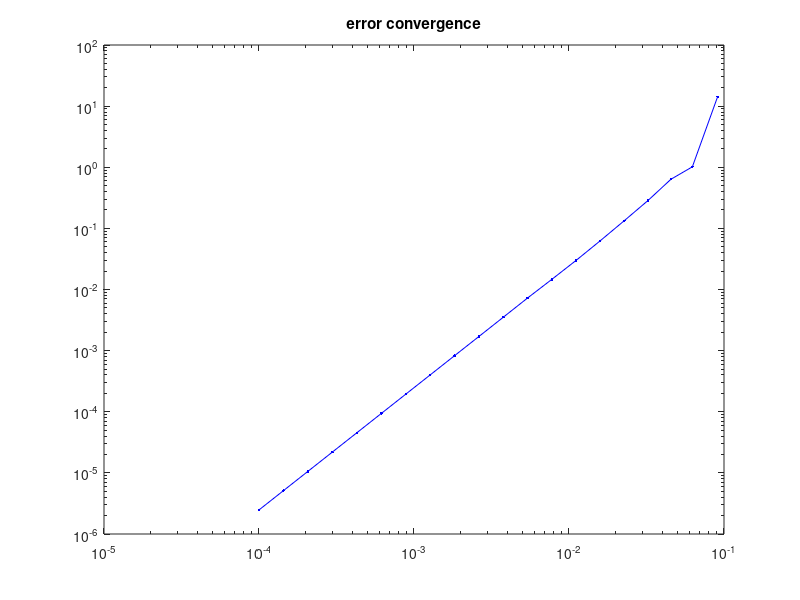

Reproduce this figure in MATLAB.
function err2= poisson_test

npt = ceil(10.^linspace(1,4,20));
err2   = npt*0;
h  = 1./(npt+1);
clf
for i = 1:length(npt)
    
    np = npt(i);
    %h  = 1/(np+1);
    
    % Construction of the matrix
    d       = 2*ones(np,1); 
    l       = -ones(np,1)*(1); 
    Lapl1d  =  spdiags([l d l],[-1 0 1],np,np)/h(i).^2; %Discrete Laplace operator
    
    x = (h(i):h(i):1-h(i))';
    f = f_corr(x); % right hand side
    size(f)
    size(Lapl1d)
    u = Lapl1d\f;
    
    u_diff = u-u_corr(x);                          % calculate difference
    u_diff = u_diff/norm(u_diff,inf);
    
    %subplot(1,2,1), plot(x,u_corr(x),'b-',x,u,'r-',x,u_diff,'k-')
    %legend('true solution','numerical approximation','scaled difference')
    %title('1d poisson equation')

    %subplot(1,2,2)
    err2(i) = norm(u-u_corr(x),inf);  % calculate error in max norm
    figure(111)
    loglog(h,err2,'b.-')
    title('error convergence')
    drawnow
end

end

function y = u_corr(x)                                 % correct solution
c = 9*pi;
y = sin(c*x.^2);
end

function y = f_corr(x)                                  % right hand side
c = 9*pi;
y = sin(c*x.^2).*(2*c*x).^2-cos(c*x.^2)*(2*c);
end